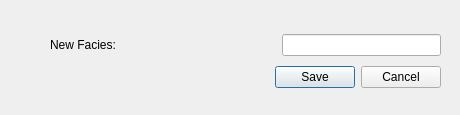
<?xml version="1.0" encoding="UTF-8"?>
<ui version="4.0">
 <class>AddFacies</class>
 <widget class="QDialog" name="AddFacies">
  <property name="geometry">
   <rect>
    <x>0</x>
    <y>0</y>
    <width>460</width>
    <height>115</height>
   </rect>
  </property>
  <property name="windowTitle">
   <string>Add new Facies</string>
  </property>
  <property name="modal">
   <bool>true</bool>
  </property>
  <widget class="QWidget" name="layoutWidget">
   <property name="geometry">
    <rect>
     <x>50</x>
     <y>30</y>
     <width>391</width>
     <height>62</height>
    </rect>
   </property>
   <layout class="QVBoxLayout" name="content">
    <item>
     <layout class="QHBoxLayout" name="layout_add_facies">
      <item>
       <widget class="QLabel" name="label_new_facies">
        <property name="text">
         <string>New Facies:</string>
        </property>
       </widget>
      </item>
      <item>
       <spacer name="spacer_new_facies">
        <property name="orientation">
         <enum>Qt::Horizontal</enum>
        </property>
        <property name="sizeHint" stdset="0">
         <size>
          <width>40</width>
          <height>20</height>
         </size>
        </property>
       </spacer>
      </item>
      <item>
       <widget class="QLineEdit" name="m_edit_new_facies"/>
      </item>
     </layout>
    </item>
    <item>
     <layout class="QGridLayout" name="layout_ok_cancel">
      <item row="0" column="1">
       <widget class="QDialogButtonBox" name="m_buttons_ok_cancel">
        <property name="standardButtons">
         <set>QDialogButtonBox::Cancel|QDialogButtonBox::Save</set>
        </property>
       </widget>
      </item>
      <item row="0" column="0">
       <spacer name="spacer_ok_cancel">
        <property name="orientation">
         <enum>Qt::Horizontal</enum>
        </property>
        <property name="sizeHint" stdset="0">
         <size>
          <width>40</width>
          <height>20</height>
         </size>
        </property>
       </spacer>
      </item>
     </layout>
    </item>
   </layout>
  </widget>
 </widget>
 <resources/>
 <connections/>
</ui>
